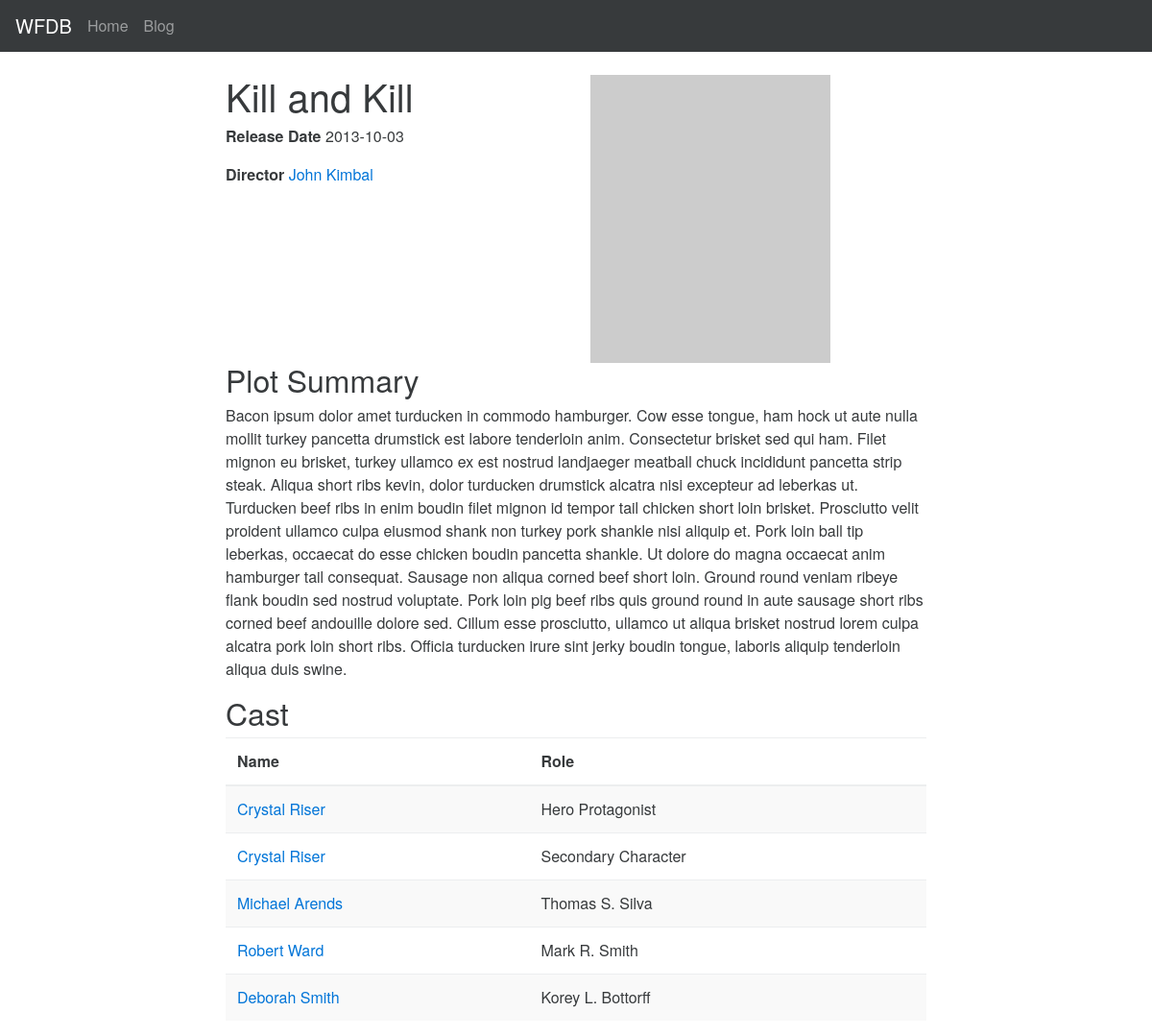
The page /movie/2 on the database its author committed.
### wfdb/models.py (models this page shows, shortened)
class Movie(db.Model):
    id = db.Column(db.Integer(), primary_key=True)
    name = db.Column(db.String())
    release_date = db.Column(db.Date())
    director_id = db.Column(db.Integer(), db.ForeignKey('actor.id'))
    summary = db.Column(db.Text())

class Actor(db.Model):
    id = db.Column(db.Integer(), primary_key=True)
    first_name = db.Column(db.String())
    last_name = db.Column(db.String())
    birthday = db.Column(db.Date())
    deathday = db.Column(db.Date())
    hometown = db.Column(db.String())
    bio = db.Column(db.Text())
    picture = db.Column(db.String())
    roles = db.relationship("MovieRole", backref="actor")
    directorships = db.relationship(
        'Movie',
        backref='director',
        lazy='dynamic'
    )

class MovieRole(db.Model):
    id = db.Column(db.Integer(), primary_key=True)
    actor_id = db.Column(db.Integer, db.ForeignKey('actor.id'))
    movie_id = db.Column(db.Integer, db.ForeignKey('movie.id'))
    role_name = db.Column(db.String())
    movie = db.relationship("Movie", backref="cast")

### wfdb/controllers/main.py (the view)
@main_blueprint.route("/movie/<int:movie_id>")
def movie(movie_id):
    movie = Movie.query.get_or_404(movie_id)
    return render_template("movie.html", movie=movie)

### wfdb/templates/main/movie.html (shortened to what this page needs)
{% extends "base.html" %}
{% block body %}
    <div class="row">
        <div class="col-md-4 col-md-offset-2">
            <h1>{{ movie.name }}</h1>
            <p><strong>Release Date</strong> {{ movie.release_date }}</p>
            <p><strong>Director</strong>
              <a href="{{ url_for('main.actor', actor_id=movie.director.id) }}">
                {{ movie.director.first_name }} {{ movie.director.last_name }}
              </a>
            </p>
        </div>
        <div class="col-md-4">
            <img src="http://placehold.it/250x300">
        </div>
        <div class="col-md-2"></div>
    </div>
    <div class="row">
        <div class="col-md-8 col-md-offset-2">
            <h2>Plot Summary</h2>
            <p>{{ movie.summary }}</p>
        </div>
        <div class="col-md-2"></div>
    </div>
    <div class="row">
        <div class="col-md-8 col-md-offset-2">
            <h2>Cast</h2>
            <table class="table table-striped">
                <thead>
                    <tr>
                        <th>Name</th>
                        <th>Role</th>
                    </tr>
                </thead>
                <tbody>
                    {% for role in movie.cast %}
                    <tr>
                        <td><a href="{{ url_for('main.actor', actor_id=role.actor.id) }}">{{ role.actor.first_name }} {{ role.actor.last_name }}</a></td>
                        <td>{{ role.role_name }}</td>
                    </tr>
                    {% endfor %}
                </tbody>
            </table>
        </div>
        <div class="col-md-2"></div>
    </div>
{% endblock %}

### rows shown on the page
Movie: name "Kill and Kill", release_date "2013-10-03", summary "Bacon ipsum dolor amet turducken in commodo hamburger. Cow esse tongue, ham hock ut aute nulla mollit turkey pancetta drumstick est labore tenderloin anim. Consectetur brisket sed qui ham. Filet mignon eu brisket, turkey ullamco ex est nostrud landjaeger meatball chuck incididunt pancetta strip steak. Aliqua short ribs kevin, dolor turducken drumstick alcatra nisi excepteur ad leberkas ut. Turducken beef ribs in enim boudin filet mignon id tempor tail chicken short loin brisket. Prosciutto velit proident ullamco culpa eiusmod shank non turkey pork shankle nisi aliquip et. Pork loin ball tip leberkas, occaecat do esse chicken boudin pancetta shankle. Ut dolore do magna occaecat anim…"
Actor: director.first_name "John", director.last_name "Kimbal"
MovieRole: actor.first_name "Crystal", actor.last_name "Riser", role_name "Hero Protagonist"
MovieRole: actor.first_name "Crystal", actor.last_name "Riser", role_name "Secondary Character"
MovieRole: actor.first_name "Michael", actor.last_name "Arends", role_name "Thomas S. Silva"
MovieRole: actor.first_name "Robert", actor.last_name "Ward", role_name "Mark R. Smith"
MovieRole: actor.first_name "Deborah", actor.last_name "Smith", role_name "Korey L. Bottorff"
